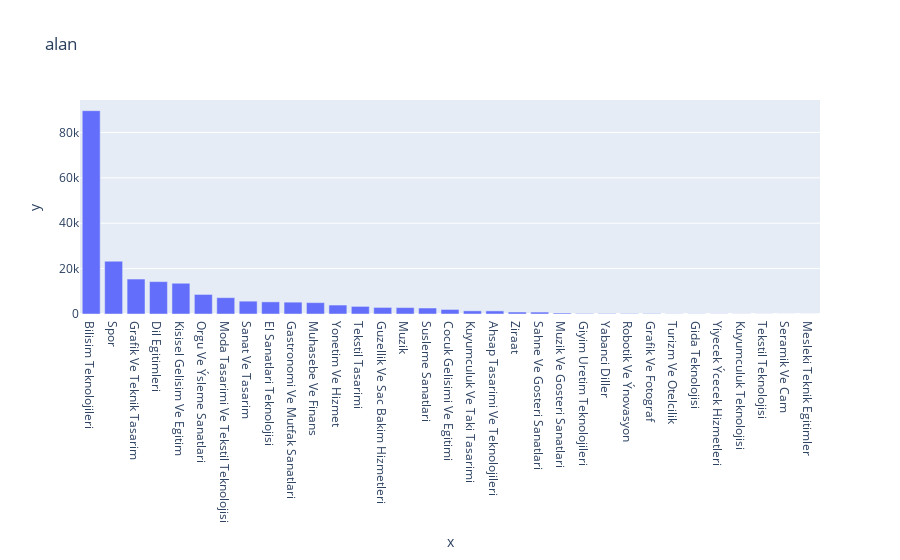

The cell this chart's notebook holds for it:
### Markdown cell above
## alan

### Code cell
explore_categorical_column(df, 'alan')

### Figure 1 — Plotly figure (JSON) as saved in the notebook; plotly's stock layout.template omitted (floating-point values rounded to 4 significant figures)
{"data": [{"alignmentgroup": "True", "hovertemplate": "x=%{x}<br>y=%{y}<extra></extra>", "legendgroup": "", "marker": {"color": "#636efa", "pattern": {"shape": ""}}, "name": "", "offsetgroup": "", "orientation": "v", "showlegend": false, "textposition": "auto", "type": "bar", "x": ["Bilisim Teknolojileri", "Spor", "Grafik Ve Teknik Tasarim", "Dil Egitimleri", "Kisisel Gelisim Ve Egitim", "Orgu Ve Ýsleme Sanatlari", "Moda Tasarimi Ve Tekstil Teknolojisi", "Sanat Ve Tasarim", "El Sanatlari Teknolojisi", "Gastronomi Ve Mutfak Sanatlari", "Muhasebe Ve Finans", "Yonetim Ve Hizmet", "Tekstil Tasarimi", "Guzellik Ve Sac Bakim Hizmetleri", "Muzik", "Susleme Sanatlari", "Cocuk Gelisimi Ve Egitimi", "Kuyumculuk Ve Taki Tasarimi", "Ahsap Tasarimi Ve Teknolojileri", "Ziraat", "Sahne Ve Gosteri Sanatlari", "Muzik Ve Gosteri Sanatlari", "Giyim Uretim Teknolojileri", "Yabanci Diller", "Robotik Ve Ýnovasyon", "Grafik Ve Fotograf", "Turizm Ve Otelcilik", "Gida Teknolojisi", "Yiyecek Ýcecek Hizmetleri", "Kuyumculuk Teknolojisi", "Tekstil Teknolojisi", "Seramik Ve Cam", "Mesleki Teknik Egitimler"], "xaxis": "x", "y": [89580, 23254, 15405, 14271, 13555, 8618, 7198, 5652, 5347, 5213, 5012, 3950, 3355, 2891, 2826, 2636, 2006, 1387, 1363, 866, 845, 437, 214, 202, 187, 174, 75, 72, 65, 50, 30, 15, 14], "yaxis": "y"}], "layout": {"autosize": true, "barmode": "relative", "legend": {"tracegroupgap": 0}, "title": {"text": "alan"}, "xaxis": {"anchor": "y", "autorange": true, "domain": [0, 1], "range": [-0.5, 32.5], "title": {"text": "x"}, "type": "category"}, "yaxis": {"anchor": "x", "autorange": true, "domain": [0, 1], "range": [0, 94290.0], "title": {"text": "y"}, "type": "linear"}}}
